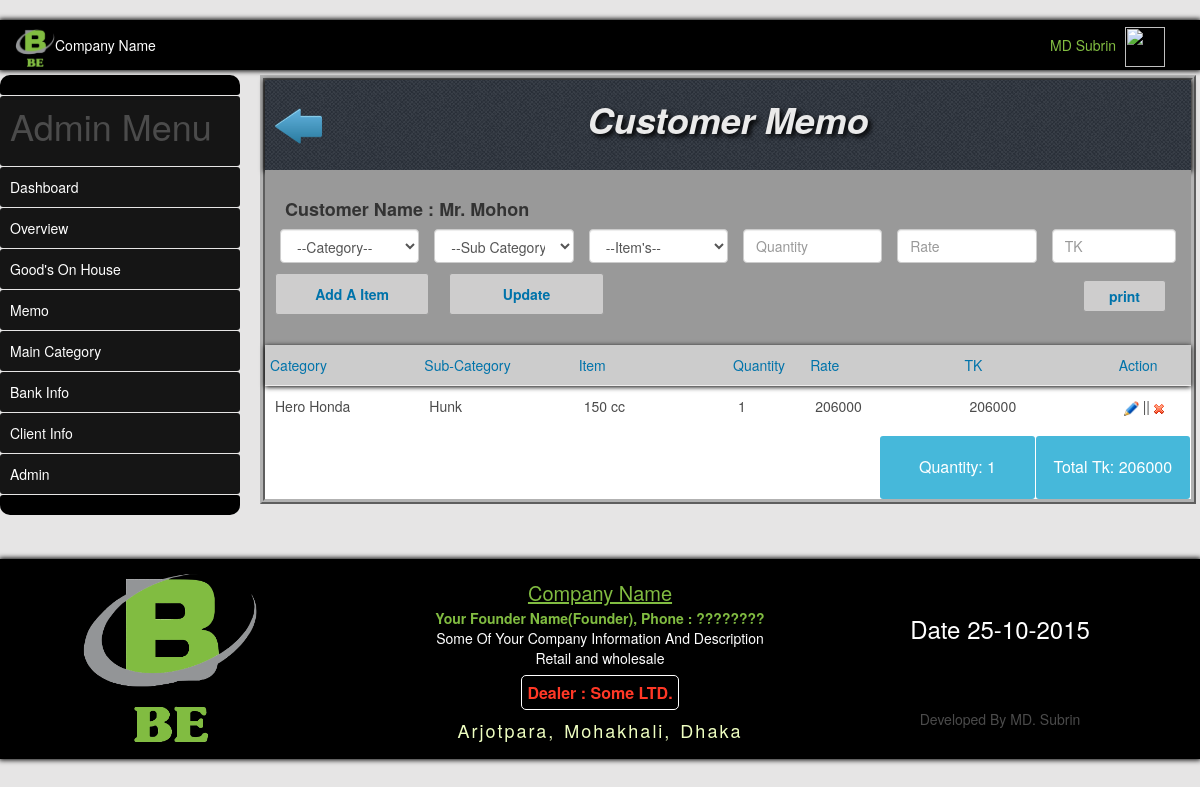
Page /view/customermemo.php?id=47&mmid=36 (signed in) on the committed database.
### tables this page shows
CREATE TABLE IF NOT EXISTS `add_customer` (
  `id` int(255) NOT NULL AUTO_INCREMENT,
  `m_id` varchar(255) NOT NULL,
  `name` varchar(255) NOT NULL,
  `details` varchar(255) NOT NULL,
  `ddate` varchar(255) NOT NULL,
  `time` varchar(255) NOT NULL,
  PRIMARY KEY (`id`)
);

CREATE TABLE IF NOT EXISTS `sub_memo` (
  `id` int(255) NOT NULL AUTO_INCREMENT,
  `m_id` int(255) NOT NULL,
  `items` varchar(255) NOT NULL,
  `sub_item` varchar(255) NOT NULL,
  `sub_sub_item` varchar(255) NOT NULL,
  `quantity` int(255) NOT NULL,
  `rate` int(255) NOT NULL,
  `tk` varchar(255) NOT NULL,
  `ddate` varchar(255) NOT NULL,
  `time` varchar(255) NOT NULL,
  `m_m_id` varchar(255) NOT NULL,
  PRIMARY KEY (`id`)
);

CREATE TABLE IF NOT EXISTS `items` (
  `id` int(255) NOT NULL AUTO_INCREMENT,
  `title` varchar(255) NOT NULL,
  `date` varchar(255) NOT NULL,
  PRIMARY KEY (`id`)
);

CREATE TABLE IF NOT EXISTS `sub_item` (
  `s_id` int(255) NOT NULL AUTO_INCREMENT,
  `i_id` int(255) NOT NULL,
  `s_title` varchar(255) NOT NULL,
  `details` varchar(255) NOT NULL,
  `date` varchar(255) NOT NULL,
  `mid` varchar(255) NOT NULL,
  PRIMARY KEY (`s_id`)
);

CREATE TABLE IF NOT EXISTS `sub_sub_item` (
  `s_s_id` int(255) NOT NULL AUTO_INCREMENT,
  `s_id` int(255) NOT NULL,
  `s_s_title` varchar(255) NOT NULL,
  `time` varchar(255) NOT NULL,
  `date` varchar(255) NOT NULL,
  `mid` varchar(255) NOT NULL,
  PRIMARY KEY (`s_s_id`)
);

### controllers/memo.php (the view, shortened to what this page needs)
<?php
class memo
{
	public $db;
	public function __construct()
	{
		$this->db = new mysqli(db_host, db_user, db_password, db_name);
	}
	public function memo_show($m_id)
	{
		$sql = "SELECT * FROM `sub_memo` WHERE m_id = '$m_id' ORDER BY `time` DESC";
		$result = $this->db->query($sql);
		while ($row=$result->fetch_array())
		{
			$sqlw = "SELECT items.title, sub_item.s_title, sub_sub_item.s_s_title FROM `items`, `sub_item`, `sub_sub_item` WHERE $row[items]=items.id AND $row[sub_item]=sub_item.s_id AND $row[sub_sub_item]=sub_sub_item.s_s_id";
			$resultw = $this->db->query($sqlw);
			$roww = $resultw->fetch_array();
			echo "<li id='cat' class='inp-brand col-sm-2'>
					$roww[title]
				</li>
				<li class='inp-brand col-sm-2'>
					$roww[s_title]
				</li>
				<li class='inp-brand col-sm-2'>
					$roww[s_s_title]
				</li>
				<li class='inp-brand col-sm-1'>
					$row[quantity]
				</li>
				<li class='inp-brand col-sm-2'>
					$row[rate]
				</li>
				<li class='inp-brand col-sm-2'>
					$row[tk]
				</li>
				<li class='inp-brand edit col-sm-1'>
					<a href='#' class='edit' data-id='$row[id]'><img src='../img/edit.png' width='15px'></a> || <a href='' class='delete' data-id='$row[id]'><img src='../img/icon_del.gif'></a>
				</li>";
		}
	}
	public function customer_name($m_id)
	{
		$sql = "SELECT * FROM `add_customer` WHERE id = '$m_id'";
		$result = $this->db->query($sql);
		$row=$result->fetch_array();
		echo "<h4>Customer Name : $row[name]</h4>";
	}
	public function total_quantity($m_id)
	{
		$sql = "SELECT SUM(tk) as tk FROM sub_memo WHERE m_id='$m_id'";
		$result = $this->db->query($sql);
		$data = $result->fetch_array();
		$sqlq = "SELECT SUM(quantity) as quantity FROM sub_memo WHERE m_id='$m_id'";
		$resultq = $this->db->query($sqlq);
		$dataq = $resultq->fetch_array();
		echo "<div class='total-body col-sm-2'>
			Total Tk: $data[tk]
		</div>
		<div class='total-body col-sm-2'>
			Quantity: $dataq[quantity]
		</div>";
	}
}
?>

### css/style.css (style rules this page uses)
li { list-style: none; text-decoration: none; }
body { background: #e6e5e5!important; color: #4b4b4b!important; }
.content_wrapper ul li { height: 50px; padding:10px; }
.total-body { float: right!important; padding: 20px 0; background: #46B8DA; color: #fff; font-size: 16px; border-radius: 3px; margin-right: 1px; text-align: center; }
.add_form h4 { color: #333; font-weight: bold; padding-left: 20px; }

### css/form.css (style rules this page uses)
.inp-brand { padding-right: 0!important; }

### rows in the picture
add_customer: name "Mr. Mohon"
sub_memo: items.title "Hero Honda", sub_item.s_title "Hunk", sub_sub_item.s_s_title "150 cc", quantity "1", rate "206000", tk "206000"

### other values in the picture
$username "MD Subrin"
$data[tk] "206000"
$dataq[quantity] "1"
$date "25-10-2015"
